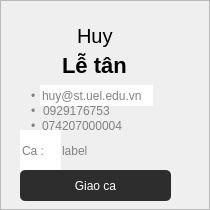
         <widget class="QFrame" name="frame_27">
          <property name="sizePolicy">
           <sizepolicy hsizetype="Preferred" vsizetype="Preferred">
            <horstretch>0</horstretch>
            <verstretch>0</verstretch>
           </sizepolicy>
          </property>
          <property name="minimumSize">
           <size>
            <width>0</width>
            <height>50</height>
           </size>
          </property>
          <property name="styleSheet">
           <string notr="true">#frame_27 {
	background-color: white;
	border-radius:4px;
	border:1px solid #E0E0E0;
}</string>
          </property>
          <property name="frameShape">
           <enum>QFrame::StyledPanel</enum>
          </property>
          <property name="frameShadow">
           <enum>QFrame::Raised</enum>
          </property>
          <widget class="QLineEdit" name="lineEdit_42">
           <property name="geometry">
            <rect>
             <x>0</x>
             <y>20</y>
             <width>191</width>
             <height>31</height>
            </rect>
           </property>
           <property name="styleSheet">
            <string notr="true">QLineEdit {
	font-family: &quot;Montserrat&quot;;
	font-size:20px;
	font-weight:none;
	background-color:transparent;
	border:1px;
}</string>
           </property>
           <property name="text">
            <string>Huy</string>
           </property>
           <property name="alignment">
            <set>Qt::AlignCenter</set>
           </property>
          </widget>
          <widget class="QLineEdit" name="lineEdit_43">
           <property name="geometry">
            <rect>
             <x>60</x>
             <y>50</y>
             <width>71</width>
             <height>31</height>
            </rect>
           </property>
           <property name="styleSheet">
            <string notr="true">QLineEdit {
	font-family: &quot;Montserrat&quot;;
	font-size:22px;
	font-weight:530;
	background-color:transparent;
	border:1px;
}</string>
           </property>
           <property name="text">
            <string>Lễ tân</string>
           </property>
          </widget>
          <widget class="QLabel" name="label_58">
           <property name="geometry">
            <rect>
             <x>31</x>
             <y>85</y>
             <width>21</width>
             <height>21</height>
            </rect>
           </property>
           <property name="styleSheet">
            <string notr="true">QLabel {
	color: #828282;
}</string>
           </property>
           <property name="text">
            <string>•</string>
           </property>
          </widget>
          <widget class="QLineEdit" name="lineEdit_44">
           <property name="geometry">
            <rect>
             <x>40</x>
             <y>85</y>
             <width>113</width>
             <height>21</height>
            </rect>
           </property>
           <property name="styleSheet">
            <string notr="true">QLineEdit {
	border:none;
	color: #828282;
}</string>
           </property>
           <property name="text">
            <string>huy@st.uel.edu.vn</string>
           </property>
          </widget>
          <widget class="QLabel" name="label_59">
           <property name="geometry">
            <rect>
             <x>31</x>
             <y>100</y>
             <width>20</width>
             <height>21</height>
            </rect>
           </property>
           <property name="styleSheet">
            <string notr="true">QLabel {
	color: #828282;
}</string>
           </property>
           <property name="text">
            <string>•</string>
           </property>
          </widget>
          <widget class="QLineEdit" name="lineEdit_45">
           <property name="geometry">
            <rect>
             <x>41</x>
             <y>100</y>
             <width>111</width>
             <height>21</height>
            </rect>
           </property>
           <property name="styleSheet">
            <string notr="true">QLineEdit {
	border:none;
	color: #828282;
	background-color:transparent;
}</string>
           </property>
           <property name="text">
            <string>0929176753</string>
           </property>
          </widget>
          <widget class="QLineEdit" name="lineEdit_46">
           <property name="geometry">
            <rect>
             <x>20</x>
             <y>130</y>
             <width>41</width>
             <height>41</height>
            </rect>
           </property>
           <property name="font">
            <font>
             <pointsize>9</pointsize>
            </font>
           </property>
           <property name="styleSheet">
            <string notr="true">QLineEdit {
	border:none;
	color: #828282;
}</string>
           </property>
           <property name="text">
            <string>Ca :</string>
           </property>
          </widget>
          <widget class="QPushButton" name="pushButton_34">
           <property name="geometry">
            <rect>
             <x>20</x>
             <y>170</y>
             <width>151</width>
             <height>31</height>
            </rect>
           </property>
           <property name="cursor">
            <cursorShape>PointingHandCursor</cursorShape>
           </property>
           <property name="styleSheet">
            <string notr="true">QPushButton {
	font: 11pt &quot;Monteserrat&quot;;
	color: white				;
	border-radius: 5px;
	background-color: #2D2D2D; 
}</string>
           </property>
           <property name="text">
            <string>Giao ca</string>
           </property>
          </widget>
          <widget class="QPushButton" name="pushButton_35">
           <property name="geometry">
            <rect>
             <x>150</x>
             <y>10</y>
             <width>31</width>
             <height>31</height>
            </rect>
           </property>
           <property name="cursor">
            <cursorShape>PointingHandCursor</cursorShape>
           </property>
           <property name="styleSheet">
            <string notr="true">QPushButton {
	background-color: transparent;
	border: none;
}
</string>
           </property>
           <property name="text">
            <string/>
           </property>
           <property name="icon">
            <iconset>
             <normaloff>delete-icon-in-trendy-outline-style-isolated-on-white-background-delete-silhouette-symbol-for-your-website-design-logo-app-ui-illustration-eps10-free-vector.jpg</normaloff>delete-icon-in-trendy-outline-style-isolated-on-white-background-delete-silhouette-symbol-for-your-website-design-logo-app-ui-illustration-eps10-free-vector.jpg</iconset>
           </property>
           <property name="iconSize">
            <size>
             <width>30</width>
             <height>30</height>
            </size>
           </property>
          </widget>
          <widget class="QLineEdit" name="lineEdit_77">
           <property name="geometry">
            <rect>
             <x>60</x>
             <y>130</y>
             <width>51</width>
             <height>41</height>
            </rect>
           </property>
           <property name="font">
            <font>
             <pointsize>9</pointsize>
            </font>
           </property>
           <property name="styleSheet">
            <string notr="true">QLineEdit {
	border:none;
	color: #828282;
	background-color: transparent;
}</string>
           </property>
           <property name="text">
            <string>label</string>
           </property>
          </widget>
          <widget class="QPushButton" name="pushButton_7">
           <property name="geometry">
            <rect>
             <x>120</x>
             <y>140</y>
             <width>81</width>
             <height>23</height>
            </rect>
           </property>
           <property name="cursor">
            <cursorShape>PointingHandCursor</cursorShape>
           </property>
           <property name="styleSheet">
            <string notr="true">QPushButton {
	border: none;
	background-color: transparent;
}</string>
           </property>
           <property name="text">
            <string/>
           </property>
           <property name="icon">
            <iconset>
             <normaloff>images.png</normaloff>images.png</iconset>
           </property>
           <property name="iconSize">
            <size>
             <width>24</width>
             <height>24</height>
            </size>
           </property>
          </widget>
          <widget class="QLabel" name="label_75">
           <property name="geometry">
            <rect>
             <x>31</x>
             <y>110</y>
             <width>20</width>
             <height>31</height>
            </rect>
           </property>
           <property name="styleSheet">
            <string notr="true">QLabel {
	color: #828282;
}</string>
           </property>
           <property name="text">
            <string>•</string>
           </property>
          </widget>
          <widget class="QLineEdit" name="lineEdit_90">
           <property name="geometry">
            <rect>
             <x>40</x>
             <y>110</y>
             <width>111</width>
             <height>31</height>
            </rect>
           </property>
           <property name="styleSheet">
            <string notr="true">QLineEdit {
	border:none;
	color: #828282;
	background-color: transparent;
}</string>
           </property>
           <property name="text">
            <string>074207000004</string>
           </property>
          </widget>
         </widget>
